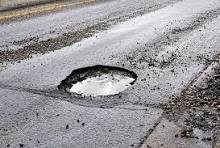
#> input picture python_ai/test_image_1.jpg, 220 x 148 px
$ python -i image_processing.py   (imports and definitions only)
#> lines starting #> are read from the running program, lines starting #| are printed output that depends on the picture; after the words box and inside, x2 and y2 are one past the last pixel; in counts of white or black regions, pixels touching at a corner belong together
### python_ai/utils/logger.py
import logging
import os

def get_logger(name):
    os.makedirs("logs", exist_ok=True)
    logger = logging.getLogger(name)
    logger.setLevel(logging.INFO)
    if not logger.handlers:
        handler = logging.FileHandler("logs/python_ai.log")
        formatter = logging.Formatter('%(asctime)s - %(name)s - %(levelname)s - %(message)s')
        handler.setFormatter(formatter)
        logger.addHandler(handler)
    return logger

### python_ai/utils/image_processing.py
import sys
import os
sys.path.append(os.path.dirname(os.path.dirname(os.path.abspath(__file__))))

import cv2
import numpy as np
from utils.logger import get_logger

logger = get_logger(__name__)

def extract_pothole_features(image_path):
#> called with image_path = '../test_image_1.jpg'
    image = cv2.imread(image_path, cv2.IMREAD_COLOR)
#> image is the input picture: shape (148, 220, 3); mean B, G, R 154.8, 151.5, 153.7
    if image is None:
        raise ValueError(f"Could not read image: {image_path}")

    gray = cv2.cvtColor(image, cv2.COLOR_BGR2GRAY)
    blur = cv2.GaussianBlur(gray, (5, 5), 0)
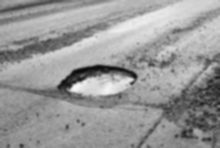
#> blur: shape (148, 220); min 9, max 247, mean 152.5
    edges = cv2.Canny(blur, 50, 150)
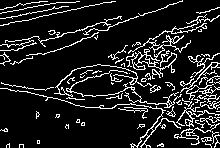
#> edges: shape (148, 220); 12.9% white in thin lines or dots

    contours, _ = cv2.findContours(edges, cv2.RETR_EXTERNAL, cv2.CHAIN_APPROX_SIMPLE)
#> contours = 71 contours, 58 with area under 20; largest, box (x1, y1, x2, y2) and area: (126, 14, 207, 79) 390, (180, 62, 220, 100) 139, (0, 88, 181, 148) 106, (66, 70, 182, 108) 86, (176, 103, 220, 127) 75
    contour_areas = [cv2.contourArea(c) for c in contours]
#> contour_areas = 71 values, max 390.5 at index 64, min 0 at index 16, mean 19.71

    avg_area = np.mean(contour_areas) if contour_areas else 0
#> avg_area = 19.71
    max_area = np.max(contour_areas) if contour_areas else 0
#> max_area = 390.5
    depth_estimate = np.std(gray) / 10
#> depth_estimate = 4.64

    logger.info(f"Image {image_path}: avg_area={avg_area}, max_area={max_area}, depth={depth_estimate}")
    return [avg_area, max_area, depth_estimate]

>>> result = extract_pothole_features('../test_image_1.jpg')
#> result = [19.71, 390.5, 4.64]

$ run again, on python_ai/test_image_2.jpg
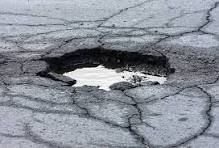
#> input picture python_ai/test_image_2.jpg, 219 x 148 px
#> in extract_pothole_features, image is the input picture: shape (148, 219, 3); mean B, G, R 152, 142.6, 137.5
#> in extract_pothole_features, `blur = cv2.GaussianBlur(gray, (5, 5), 0)`:
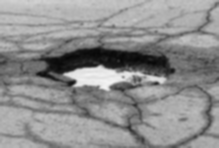
#> blur: shape (148, 219); min 7, max 242, mean 142.1
#> in extract_pothole_features, `edges = cv2.Canny(blur, 50, 150)`:
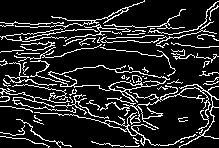
#> edges: shape (148, 219); 14.7% white in thin lines or dots
#> contours = 65 contours, 57 with area under 20; largest, box (x1, y1, x2, y2) and area: (34, 84, 219, 148) 492, (30, 60, 170, 103) 286, (15, 0, 145, 29) 103, (0, 84, 109, 119) 74, (5, 62, 57, 86) 54, (100, 21, 217, 48) 28, (148, 1, 219, 35) 24, (65, 24, 131, 42) 20
#> contour_areas = 65 values, max 492 at index 17, min 0 at index 4, mean 20.03
#> avg_area = 20.03
#> max_area = 492
#> depth_estimate = 4.94
#> result = [20.03, 492, 4.94]

$ run again, on python_ai/test_image_3.jpg
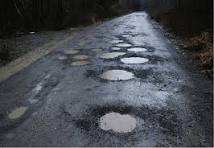
#> input picture python_ai/test_image_3.jpg, 214 x 148 px
#> in extract_pothole_features, image is the input picture: shape (148, 214, 3); mean B, G, R 81.3, 74.7, 71.5
#> in extract_pothole_features, `blur = cv2.GaussianBlur(gray, (5, 5), 0)`:
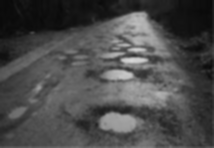
#> blur: shape (148, 214); min 9, max 216, mean 74.3
#> in extract_pothole_features, `edges = cv2.Canny(blur, 50, 150)`:
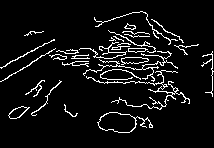
#> edges: shape (148, 214); 7.1% white in thin lines or dots, all inside (x1, y1, x2, y2) = (0, 11, 214, 133)
#> contours = 29 contours, 16 with area under 20; largest, box (x1, y1, x2, y2) and area: (97, 112, 153, 133) 614, (8, 106, 30, 119) 138, (121, 57, 149, 65) 130, (86, 70, 190, 110) 85, (128, 48, 148, 53) 54
#> contour_areas = 29 values, max 613.5 at index 0, min 1 at index 22, mean 46.88
#> avg_area = 46.88
#> max_area = 613.5
#> depth_estimate = 4.28
#> result = [46.88, 613.5, 4.28]

$ run again, on python_ai/test_image_4.jpg
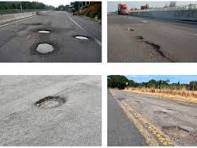
#> input picture python_ai/test_image_4.jpg, 197 x 148 px
#> in extract_pothole_features, image is the input picture: shape (148, 197, 3); mean B, G, R 142.9, 145.7, 147.4
#> in extract_pothole_features, `blur = cv2.GaussianBlur(gray, (5, 5), 0)`:
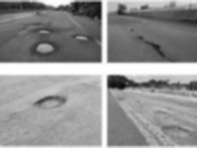
#> blur: shape (148, 197); min 11, max 255, mean 145.7
#> in extract_pothole_features, `edges = cv2.Canny(blur, 50, 150)`:
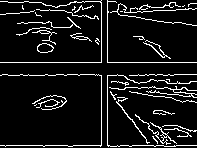
#> edges: shape (148, 197); 9.2% white in thin lines or dots
#> contours = 38 contours, 31 with area under 20; largest, box (x1, y1, x2, y2) and area: (37, 43, 54, 53) 114, (135, 114, 177, 145) 45, (116, 97, 150, 144) 32, (70, 33, 92, 42) 30, (32, 30, 57, 45) 29, (109, 86, 197, 98) 22, (143, 40, 171, 59) 22
#> contour_areas = 38 values, max 114 at index 17, min 0 at index 5, mean 11.82
#> avg_area = 11.82
#> max_area = 114
#> depth_estimate = 5.68
#> result = [11.82, 114, 5.68]
